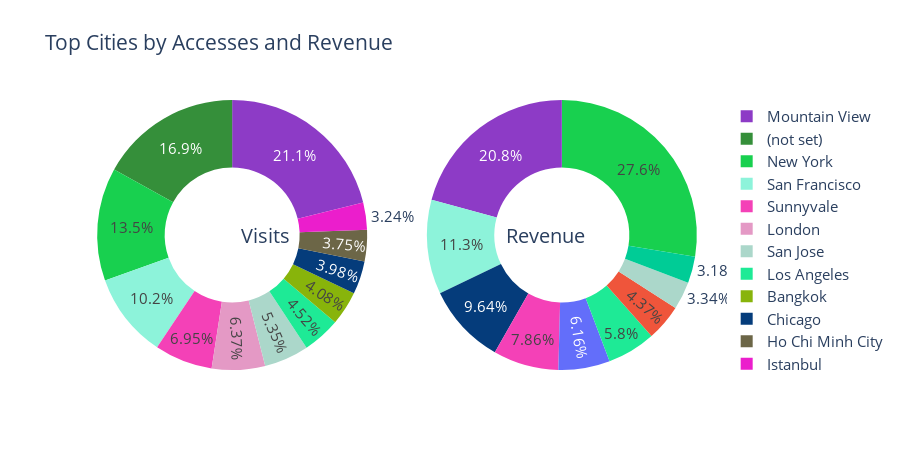

Write notebook code for a chart like this one.
### Markdown cell above
## I Will Apply the Pie Chart on Countries Again

### Code cell
# call the function
PieChart("geoNetwork.city", "Top Cities by Accesses and Revenue", limit=12)

### Figure 1 — Plotly figure (JSON) as saved in the notebook; plotly's stock layout.template omitted (floating-point values rounded to 4 significant figures)
{"data": [{"domain": {"x": [0, 0.48]}, "hole": 0.5, "hoverinfo": "label+percent+name", "labels": ["Mountain View", "(not set)", "New York", "San Francisco", "Sunnyvale", "London", "San Jose", "Los Angeles", "Bangkok", "Chicago", "Ho Chi Minh City", "Istanbul"], "marker": {"colors": ["#8D3BC6", "#358F3A", "#18D04F", "#8DF3DA", "#F441B7", "#E499C5", "#ABD7CA", "#1EEA96", "#88B40B", "#053C7B", "#6C6647", "#EB1ECC", "#0CB7DF", "#EC030D", "#0E5804", "#99F3F3", "#3CF6FA", "#EE20C6", "#B5DBCB", "#D7412A"]}, "name": "% Acesses", "showlegend": true, "type": "pie", "values": [2850, 2284, 1824, 1369, 937, 859, 722, 609, 550, 537, 506, 437]}, {"domain": {"x": [0.52, 1]}, "hole": 0.5, "hoverinfo": "label+percent+name", "labels": ["New York", "Mountain View", "San Francisco", "Chicago", "Sunnyvale", "Austin", "Los Angeles", "Seattle", "San Jose", "Ann Arbor"], "name": "% Revenue", "showlegend": false, "type": "pie", "values": [2032.0, 1534.0, 832.4, 710.6, 579.1, 454.3, 427.9, 321.8, 245.9, 234.4]}], "layout": {"annotations": [{"font": {"size": 20}, "showarrow": false, "text": "Visits", "x": 0.25, "y": 0.5}, {"font": {"size": 20}, "showarrow": false, "text": "Revenue", "x": 0.8, "y": 0.5}], "font": {"size": 15}, "height": 450, "title": {"text": "Top Cities by Accesses and Revenue"}}}
